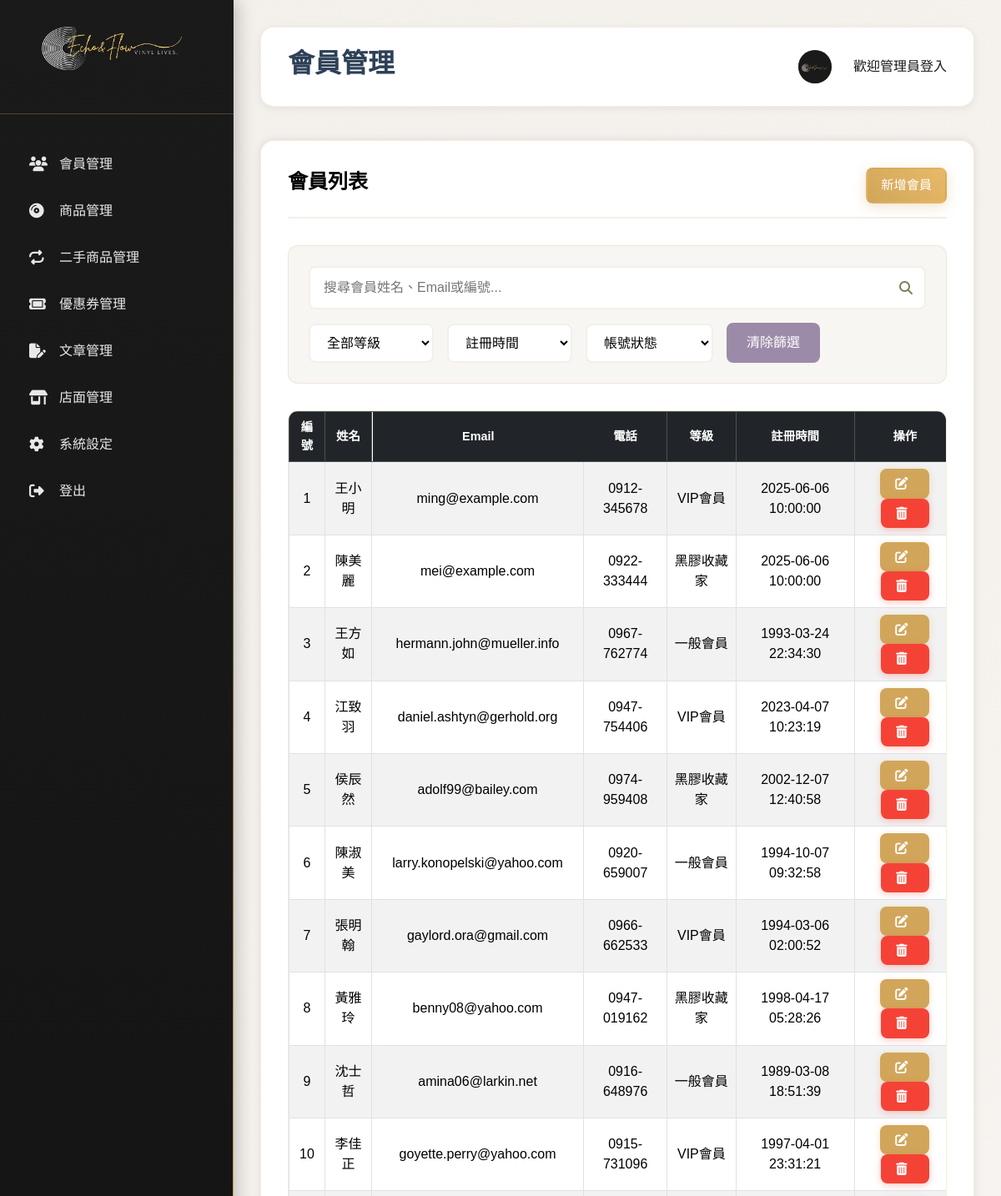
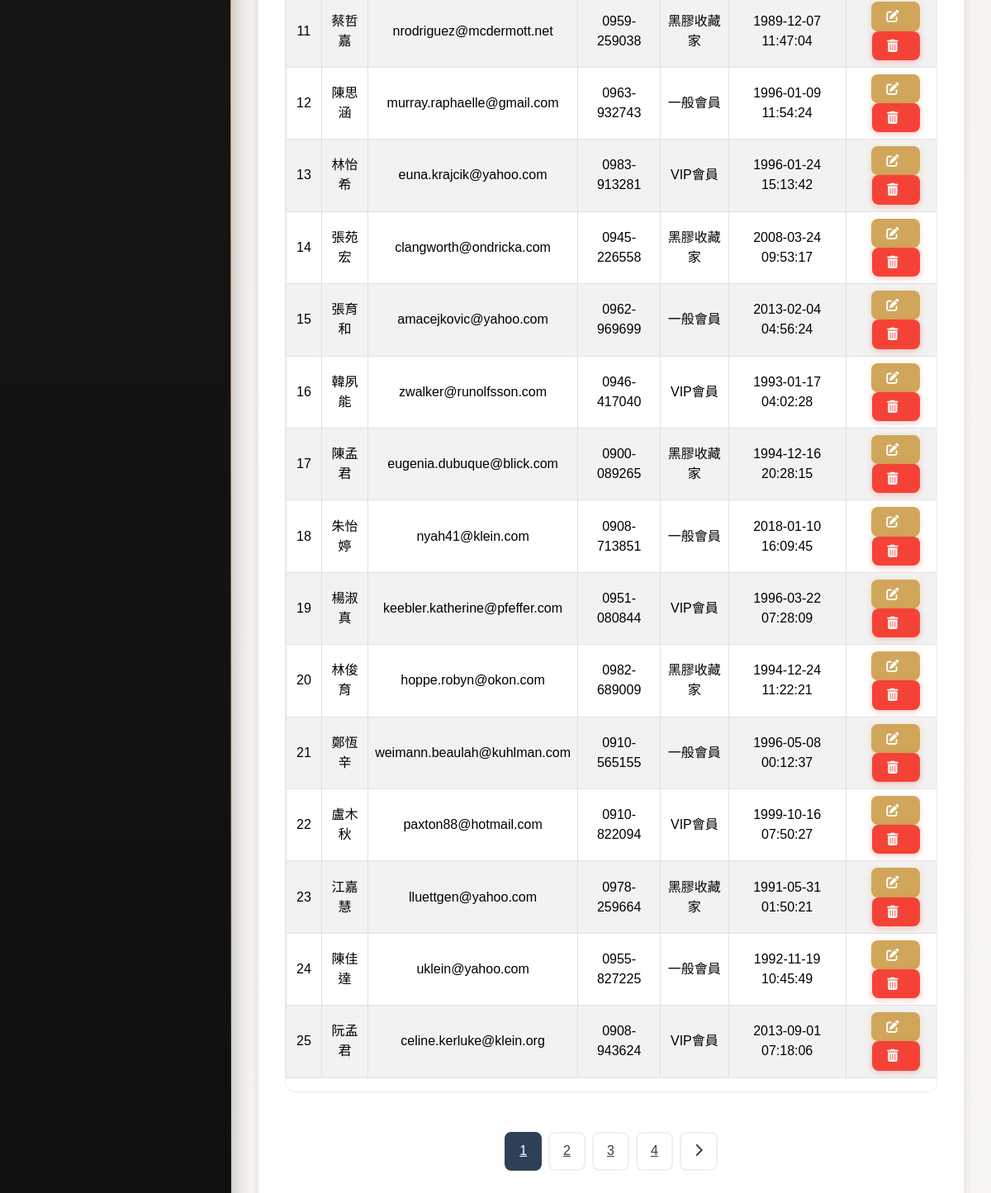
The page /users/index.php on the database its author committed (2 pictures, top to bottom).
### tables this page shows
CREATE TABLE users (
    id INT PRIMARY KEY AUTO_INCREMENT COMMENT '使用者ID',
    name VARCHAR(100) NOT NULL COMMENT '使用者姓名',
    account VARCHAR(100) NOT NULL UNIQUE COMMENT '帳號(使用信箱)',
    password VARCHAR(100) NOT NULL COMMENT '密碼（要加密）',
    email VARCHAR(100) COMMENT '聯絡或驗證信箱',
    phone VARCHAR(20) COMMENT '手機號碼',
    birthday DATE COMMENT '會員生日',
    gender ENUM('男', '女') COMMENT '性別',
    level ENUM('一般會員', 'VIP會員', '黑膠收藏家') COMMENT '會員等級',
    created_at DATETIME DEFAULT CURRENT_TIMESTAMP COMMENT '註冊日期',
    updated_at DATETIME DEFAULT CURRENT_TIMESTAMP ON UPDATE CURRENT_TIMESTAMP COMMENT '資料更新日期',
    is_valid TINYINT NOT NULL DEFAULT 1
);

### vars.php (called while the page is built)
<?php
$menu_items = [
  ["id" => "members", "icon" => "fas fa-users", "label" => "會員管理"],
  ["id" => "products", "icon" => "fas fa-compact-disc", "label" => "商品管理"],
  ["id" => "secondhand", "icon" => "fas fa-repeat", "label" => "二手商品管理"],
  ["id" => "coupons", "icon" => "fas fa-ticket", "label" => "優惠券管理"],
  ["id" => "articles", "icon" => "fas fa-file-pen", "label" => "文章管理"],
  ["id" => "stores", "icon" => "fas fa-store-alt", "label" => "店面管理"],
  ["id" => "settings", "icon" => "fas fa-cog", "label" => "系統設定"],
  ["id" => "logout", "icon" => "fas fa-sign-out-alt", "label" => "登出", "link" => "#logout"]
];
?>

### users/index.php (the view, shortened to what this page needs)
<?php
require_once "connect.php";
$pageTitle = "會員管理";
$cssList = ["../css/index.css"];
include "../vars.php";
include "../template_top.php";
include "../template_main.php";
$perPage = 25;
$page = intval($_GET["page"] ?? 1);
$pageStart = ($page - 1) * $perPage;
$sql = "SELECT * FROM `users` WHERE `is_valid` = 1 LIMIT $perPage OFFSET $pageStart";
$sqlAll = "SELECT * FROM `users` WHERE `is_valid` = 1 ";
try {
    $stmt = $pdo->prepare($sql);
    $stmt->execute();
    $rows = $stmt->fetchAll(PDO::FETCH_ASSOC);
    $stmtAll = $pdo->prepare($sqlAll);
    $stmtAll->execute();
    $totalCount = $stmtAll->rowCount();
} catch (PDOException $e) {
    echo "錯誤: {{$e->getMessage()}}";
    exit;
}
$totalPage = ceil($totalCount / $perPage);
?>
<div class="content-section">
    <div class="section-header d-flex justify-content-between align-items-center">
        <h3 class="section-title">會員列表</h3>
        <a href="./add.php" class="btn btn-primary">新增會員</a>
    </div>
    <div class="controls-section">
        <div class="search-box">
            <input type="text" id="memberSearch" placeholder="搜尋會員姓名、Email或編號..." onkeyup="searchMembers()">
            <i class="fas fa-search"></i>
        </div>
        <div class="filter-group">
            <select id="levelFilter" onchange="filterMembers()">
                <option value="">全部等級</option>
            </select>
            <select id="dateFilter" onchange="filterMembers()">
                <option value="">註冊時間</option>
            </select>
            <select id="statusFilter" onchange="handleStatusChange(this)">
                <option value="">帳號狀態</option>
            </select>
            <button class="clear-filters" onclick="clearFilters()">清除篩選</button>
        </div>
    </div>
    <div class="table-container table-responsive">
        <table class="table table-bordered table-striped align-middle ">
            <thead class="table-dark">
                <tr>
                    <th>編號</th>
                    <th>姓名</th>
                    <th>Email</th>
                    <th>電話</th>
                    <th>等級</th>
                    <th>註冊時間</th>
                    <th>操作</th>
                </tr>
            </thead>
            <tbody>
                <?php if (count($rows) > 0): ?>
                    <?php foreach ($rows as $index => $row): ?>
                        <tr>
                            <td><?= $index + 1 + ($page - 1) * $perPage ?></td>
                            <td><?= htmlspecialchars($row["name"]) ?></td>
                            <td><?= htmlspecialchars($row["email"]) ?></td>
                            <td><?= htmlspecialchars($row["phone"]) ?></td>
                            <td><?= htmlspecialchars($row["level"]) ?></td>
                            <td><?= htmlspecialchars($row["created_at"]) ?></td>
                            <td>
                                <a href="update.php?id=<?= $row["id"] ?>" class="btn btn-sm btn-warning" title="修改">
                                    <i class="fas fa-edit"></i>
                                </a>
                                <button class="btn btn-sm btn-danger btn-del" data-id="<?= $row["id"] ?>" title="刪除">
                                    <i class="fas fa-trash-alt"></i>
                                </button>
                            </td>
                        </tr>
                    <?php endforeach; ?>
                <?php else: ?>
                    <tr>
                        <td colspan="7" class="text-center">目前無資料</td>
                    </tr>
                <?php endif; ?>
            </tbody>
        </table>
    </div>
    <div class="pagination">
        <?php for ($i = 1; $i <= $totalPage; $i++): ?>
            <a href="?page=<?= $i ?>" class="pagination-btn <?= ($page == $i) ? "active" : "" ?>"><?= $i ?></a>
        <?php endfor; ?>
        <?php if ($page < $totalPage): ?>
            <a href="?page=<?= $page + 1 ?>" class="pagination-btn"><i class="fas fa-chevron-right"></i></a>
        <?php endif; ?>
    </div>
    <?php include "../template_btm.php"; ?>

### template_top.php (shortened to what this page needs)
<!DOCTYPE html>
<html lang="zh-Hant">
<head>
  <link href="https://cdn.jsdelivr.net/npm/bootstrap@5.3.5/dist/css/bootstrap.min.css" rel="stylesheet"
 />
  <link href="https://cdn.jsdelivr.net/npm/bootstrap-icons@1.11.3/font/bootstrap-icons.css" rel="stylesheet" />
  <link href="https://cdnjs.cloudflare.com/ajax/libs/font-awesome/6.5.2/css/all.min.css" rel="stylesheet"
 />
  <?php if (isset($cssList)): ?>
    <?php foreach ($cssList as $css): ?>
      <link rel="stylesheet" href="<?= $css ?>" />
    <?php endforeach; ?>
  <?php endif; ?>
</head>
<body>
  <div class="container-new-model d-flex">
    <nav class="sidebar" id="sidebar">
      <div class="logo">
        <img src="../images/eflogo.png" alt="Echo & Flow Logo" class="logo-image" />
      </div>
      <nav class="sidebar-nav">
        <?php foreach ($menu_items as $item): ?>
          <a href="<?= $item['link'] ?? '#' ?>" class="nav-item" onclick="showSection('<?= $item['id'] ?>')">
            <i class="<?= $item['icon'] ?>"></i>
            <span><?= $item['label'] ?></span>
          </a>
        <?php endforeach; ?>
      </nav>
    </nav>
    <main class="main-content flex-grow-1">

### template_main.php
<div class="header page-section">
  <h2 id="page-title"><?= isset($pageTitle) ? htmlspecialchars($pageTitle) : "Echo&Flow後台管理頁面" ?></h2>
  <div class="user-info">
    <div class="user-avatar">
      <img src="../images/admin.png" alt="管理員頭像" class="avatar-img">
    </div>
    <span>歡迎管理員登入</span>
  </div>
</div>

### template_btm.php (shortened to what this page needs)
</main>
</body>
</html>

### rows shown on the page
users: perPage "1", name "王小明", email "ming@example.com", phone "0912-345678", level "VIP會員", created_at "2025-06-06 10:00:00"
users: perPage "2", name "陳美麗", email "mei@example.com", phone "0922-333444", level "黑膠收藏家", created_at "2025-06-06 10:00:00"
users: perPage "3", name "王方如", email "hermann.john@mueller.info", phone "0967-762774", level "一般會員", created_at "1993-03-24 22:34:30"
users: perPage "4", name "江致羽", email "daniel.ashtyn@gerhold.org", phone "0947-754406", level "VIP會員", created_at "2023-04-07 10:23:19"
users: perPage "5", name "侯辰然", email "adolf99@bailey.com", phone "0974-959408", level "黑膠收藏家", created_at "2002-12-07 12:40:58"
users: perPage "6", name "陳淑美", email "larry.konopelski@yahoo.com", phone "0920-659007", level "一般會員", created_at "1994-10-07 09:32:58"
users: perPage "7", name "張明翰", email "gaylord.ora@gmail.com", phone "0966-662533", level "VIP會員", created_at "1994-03-06 02:00:52"
users: perPage "8", name "黃雅玲", email "benny08@yahoo.com", phone "0947-019162", level "黑膠收藏家", created_at "1998-04-17 05:28:26"
users: perPage "9", name "沈士哲", email "amina06@larkin.net", phone "0916-648976", level "一般會員", created_at "1989-03-08 18:51:39"
users: perPage "10", name "李佳正", email "goyette.perry@yahoo.com", phone "0915-731096", level "VIP會員", created_at "1997-04-01 23:31:21"
users: perPage "11", name "蔡哲嘉", email "nrodriguez@mcdermott.net", phone "0959-259038", level "黑膠收藏家", created_at "1989-12-07 11:47:04"
users: perPage "12", name "陳思涵", email "murray.raphaelle@gmail.com", phone "0963-932743", level "一般會員", created_at "1996-01-09 11:54:24"
users: perPage "13", name "林怡希", email "euna.krajcik@yahoo.com", phone "0983-913281", level "VIP會員", created_at "1996-01-24 15:13:42"
users: perPage "14", name "張苑宏", email "clangworth@ondricka.com", phone "0945-226558", level "黑膠收藏家", created_at "2008-03-24 09:53:17"
users: perPage "15", name "張育和", email "amacejkovic@yahoo.com", phone "0962-969699", level "一般會員", created_at "2013-02-04 04:56:24"
users: perPage "16", name "韓夙能", email "zwalker@runolfsson.com", phone "0946-417040", level "VIP會員", created_at "1993-01-17 04:02:28"
users: perPage "17", name "陳孟君", email "eugenia.dubuque@blick.com", phone "0900-089265", level "黑膠收藏家", created_at "1994-12-16 20:28:15"
users: perPage "18", name "朱怡婷", email "nyah41@klein.com", phone "0908-713851", level "一般會員", created_at "2018-01-10 16:09:45"
users: perPage "19", name "楊淑真", email "keebler.katherine@pfeffer.com", phone "0951-080844", level "VIP會員", created_at "1996-03-22 07:28:09"
users: perPage "20", name "林俊育", email "hoppe.robyn@okon.com", phone "0982-689009", level "黑膠收藏家", created_at "1994-12-24 11:22:21"
users: perPage "21", name "鄭恆辛", email "weimann.beaulah@kuhlman.com", phone "0910-565155", level "一般會員", created_at "1996-05-08 00:12:37"
users: perPage "22", name "盧木秋", email "paxton88@hotmail.com", phone "0910-822094", level "VIP會員", created_at "1999-10-16 07:50:27"
users: perPage "23", name "江嘉慧", email "lluettgen@yahoo.com", phone "0978-259664", level "黑膠收藏家", created_at "1991-05-31 01:50:21"
users: perPage "24", name "陳佳達", email "uklein@yahoo.com", phone "0955-827225", level "一般會員", created_at "1992-11-19 10:45:49"
users: perPage "25", name "阮孟君", email "celine.kerluke@klein.org", phone "0908-943624", level "VIP會員", created_at "2013-09-01 07:18:06"

### other values the page prints
$item['label'] "會員管理"
$item['label'] "商品管理"
$item['label'] "二手商品管理"
$item['label'] "優惠券管理"
$item['label'] "文章管理"
$item['label'] "店面管理"
$item['label'] "系統設定"
$item['label'] "登出"
$pageTitle "會員管理"
